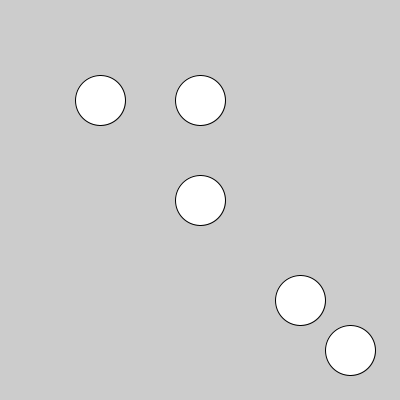
Frame 1 (no input)
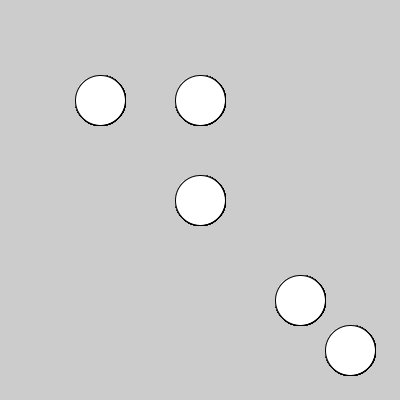
Frame 60 (the mouse pressed at the canvas centre just before this capture)
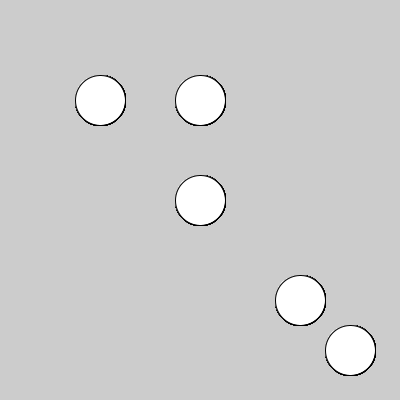
Frame 120 (the mouse held since frame 60 and released just before this capture)

The Processing sketch that drew these frames (run headless with seeded random() and noise(); from frame 60 on, the mouse is pressed at the canvas centre):

// Processing sketch: aula07_g2_exe6
// ── aula07_g2_exe6.pde
int x1=200; int x2=100; int x3=200; int x4=300; int x5=350; //int x1=200, x2=100, x3=200;
int y1=100, y2=100, y3=200, y4=300, y5=350;
void setup(){
size(400,400);
}
void draw(){
  ellipse(x1,y1,50,50);
  ellipse(x2,y2,50,50);
  ellipse(x3,y3,50,50);
  ellipse(x4,y4,50,50);
  ellipse(x5,y5,50,50);
}
